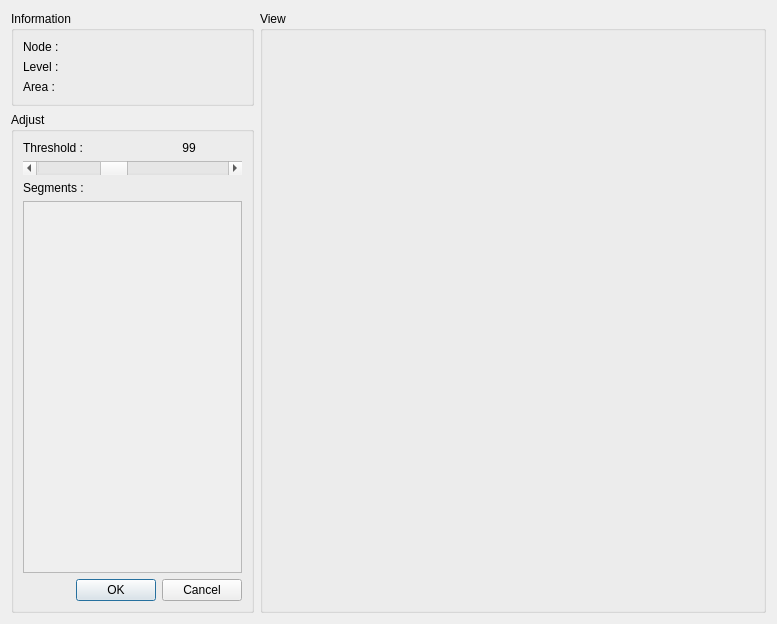
<?xml version="1.0" encoding="UTF-8"?>
<ui version="4.0">
 <class>AdjustRegionDialog</class>
 <widget class="QDialog" name="AdjustRegionDialog">
  <property name="geometry">
   <rect>
    <x>0</x>
    <y>0</y>
    <width>777</width>
    <height>618</height>
   </rect>
  </property>
  <property name="windowTitle">
   <string>Dialog</string>
  </property>
  <layout class="QHBoxLayout" name="horizontalLayout">
   <item>
    <layout class="QVBoxLayout" name="verticalLayout_3">
     <item>
      <widget class="QGroupBox" name="groupBox_2">
       <property name="title">
        <string>Information</string>
       </property>
       <layout class="QVBoxLayout" name="verticalLayout_4">
        <item>
         <widget class="QLabel" name="label_7">
          <property name="text">
           <string>Node :</string>
          </property>
         </widget>
        </item>
        <item>
         <widget class="QLabel" name="label_8">
          <property name="text">
           <string>Level :</string>
          </property>
         </widget>
        </item>
        <item>
         <widget class="QLabel" name="label_9">
          <property name="text">
           <string>Area :</string>
          </property>
         </widget>
        </item>
       </layout>
      </widget>
     </item>
     <item>
      <widget class="QGroupBox" name="cellGroupBox_2">
       <property name="title">
        <string>Adjust</string>
       </property>
       <layout class="QGridLayout" name="gridLayout_2">
        <item row="0" column="0">
         <widget class="QLabel" name="label_10">
          <property name="text">
           <string>Threshold :</string>
          </property>
         </widget>
        </item>
        <item row="0" column="1">
         <widget class="QLabel" name="label_11">
          <property name="sizePolicy">
           <sizepolicy hsizetype="Ignored" vsizetype="Preferred">
            <horstretch>0</horstretch>
            <verstretch>0</verstretch>
           </sizepolicy>
          </property>
          <property name="text">
           <string>99</string>
          </property>
          <property name="alignment">
           <set>Qt::AlignCenter</set>
          </property>
          <property name="indent">
           <number>-1</number>
          </property>
         </widget>
        </item>
        <item row="1" column="0" colspan="2">
         <widget class="QScrollBar" name="horizontalScrollBar_2">
          <property name="sizePolicy">
           <sizepolicy hsizetype="Preferred" vsizetype="Fixed">
            <horstretch>0</horstretch>
            <verstretch>0</verstretch>
           </sizepolicy>
          </property>
          <property name="styleSheet">
           <string notr="true"/>
          </property>
          <property name="maximum">
           <number>255</number>
          </property>
          <property name="pageStep">
           <number>5</number>
          </property>
          <property name="value">
           <number>99</number>
          </property>
          <property name="sliderPosition">
           <number>99</number>
          </property>
          <property name="orientation">
           <enum>Qt::Horizontal</enum>
          </property>
         </widget>
        </item>
        <item row="2" column="0">
         <widget class="QLabel" name="label_12">
          <property name="text">
           <string>Segments :</string>
          </property>
         </widget>
        </item>
        <item row="3" column="0" colspan="2">
         <widget class="QScrollArea" name="scrollArea_2">
          <property name="widgetResizable">
           <bool>true</bool>
          </property>
          <widget class="QWidget" name="scrollAreaWidgetContents_2">
           <property name="geometry">
            <rect>
             <x>0</x>
             <y>0</y>
             <width>201</width>
             <height>308</height>
            </rect>
           </property>
          </widget>
         </widget>
        </item>
        <item row="4" column="0" colspan="2">
         <widget class="QDialogButtonBox" name="buttonBox">
          <property name="orientation">
           <enum>Qt::Horizontal</enum>
          </property>
          <property name="standardButtons">
           <set>QDialogButtonBox::Cancel|QDialogButtonBox::Ok</set>
          </property>
         </widget>
        </item>
       </layout>
      </widget>
     </item>
    </layout>
   </item>
   <item>
    <widget class="QGroupBox" name="glGroupBox">
     <property name="sizePolicy">
      <sizepolicy hsizetype="Preferred" vsizetype="Preferred">
       <horstretch>0</horstretch>
       <verstretch>0</verstretch>
      </sizepolicy>
     </property>
     <property name="minimumSize">
      <size>
       <width>506</width>
       <height>602</height>
      </size>
     </property>
     <property name="maximumSize">
      <size>
       <width>506</width>
       <height>602</height>
      </size>
     </property>
     <property name="title">
      <string>View</string>
     </property>
    </widget>
   </item>
  </layout>
 </widget>
 <resources/>
 <connections>
  <connection>
   <sender>buttonBox</sender>
   <signal>accepted()</signal>
   <receiver>AdjustRegionDialog</receiver>
   <slot>accept()</slot>
   <hints>
    <hint type="sourcelabel">
     <x>248</x>
     <y>254</y>
    </hint>
    <hint type="destinationlabel">
     <x>157</x>
     <y>274</y>
    </hint>
   </hints>
  </connection>
  <connection>
   <sender>buttonBox</sender>
   <signal>rejected()</signal>
   <receiver>AdjustRegionDialog</receiver>
   <slot>reject()</slot>
   <hints>
    <hint type="sourcelabel">
     <x>316</x>
     <y>260</y>
    </hint>
    <hint type="destinationlabel">
     <x>286</x>
     <y>274</y>
    </hint>
   </hints>
  </connection>
 </connections>
</ui>
